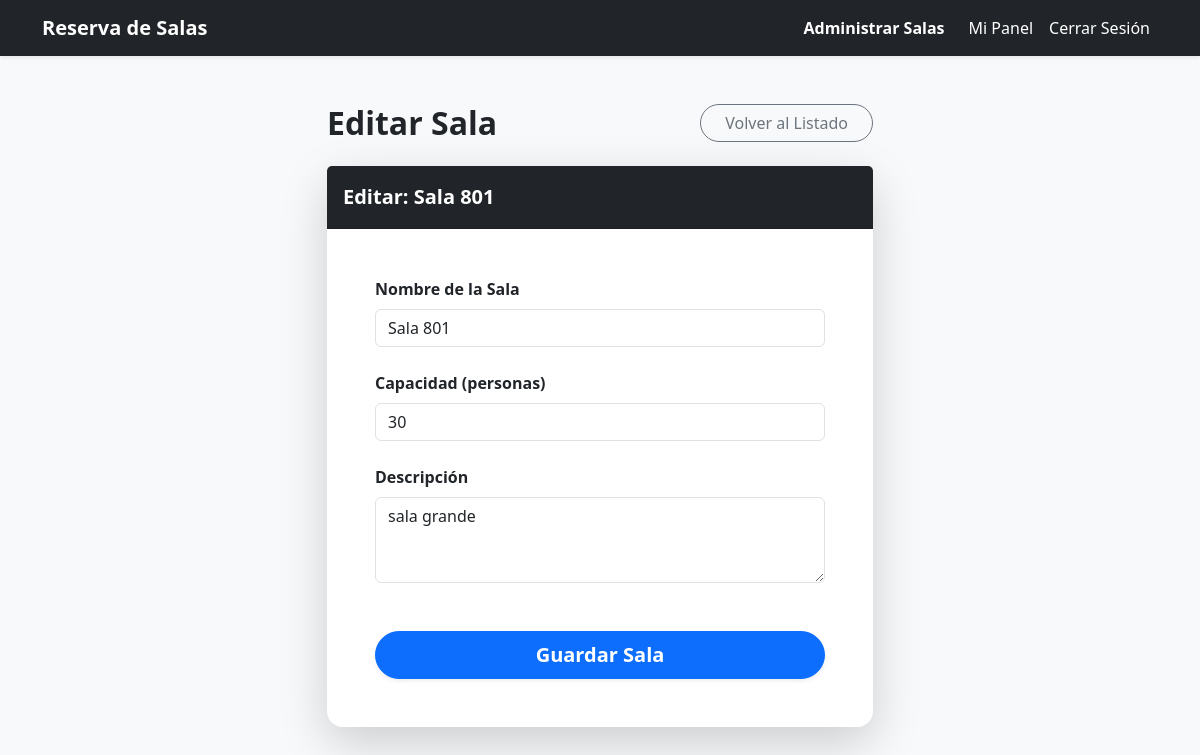
The page /salas/editar/1/ (signed in) on the database its author committed.
### reservas/models.py (models this page shows, shortened)
class Sala(models.Model):
    nombre = models.CharField(max_length=50)
    capacidad = models.IntegerField()
    descripcion = models.TextField(blank=True, null=True)

### reservas/views.py (the view)
    @login_required
    def _wrapped_view(request, *args, **kwargs):
        if not (request.user.is_staff or request.user.is_superuser):
            return HttpResponseForbidden("No tienes permisos de administrador para realizar esta acción.")
        return view_func(request, *args, **kwargs)

### reservas/forms.py
class SalaForm(forms.ModelForm):
    class Meta:
        model = Sala
        fields = ['nombre', 'capacidad', 'descripcion']
        widgets = {
            'nombre': forms.TextInput(attrs={'class': 'form-control', 'placeholder': 'Nombre de la sala'}),
            'capacidad': forms.NumberInput(attrs={'class': 'form-control', 'placeholder': 'Capacidad de personas', 'min': 1}),
            'descripcion': forms.Textarea(attrs={'class': 'form-control', 'rows': 3, 'placeholder': 'Descripción de la sala (opcional)'}),
        }
        labels = {
            'nombre': 'Nombre de la Sala',
            'capacidad': 'Capacidad (personas)',
            'descripcion': 'Descripción',
        }

### reservas/views.py (called while the page is built)
def admin_member_required(view_func):
    @login_required
    def _wrapped_view(request, *args, **kwargs):
        if not (request.user.is_staff or request.user.is_superuser):
            return HttpResponseForbidden("No tienes permisos de administrador para realizar esta acción.")
        return view_func(request, *args, **kwargs)
    return _wrapped_view

@admin_member_required
def sala_editar(request, sala_id):
    sala = get_object_or_404(Sala, id=sala_id)
    if request.method == 'POST':
        form = SalaForm(request.POST, instance=sala)
        if form.is_valid():
            form.save()
            return redirect('salas_admin_list')
    else:
        form = SalaForm(instance=sala)
    return render(request, 'reservas/sala_form.html', {'form': form, 'titulo': 'Editar Sala', 'sala': sala})

### templates/reservas/sala_form.html (shortened to what this page needs)
{% extends 'base.html' %}
{% block content %}
<div class="row justify-content-center mt-4 mb-5">
    <div class="col-md-8 col-lg-6">
        <div class="d-flex justify-content-between align-items-center mb-4">
            <h2 class="fw-bold m-0 text-dark">{{ titulo }}</h2>
            <a href="{% url 'salas_admin_list' %}" class="btn btn-outline-secondary rounded-pill px-4">Volver al Listado</a>
        </div>
        <div class="card shadow-lg border-0 rounded-4">
            <div class="card-header bg-dark text-white fw-bold py-3 fs-5">
                {% if sala %}Editar: {{ sala.nombre }}{% else %}Nueva Sala{% endif %}
            </div>
            <div class="card-body p-4 p-md-5">
                <form method="post">
                    <div class="row g-4">
                        <div class="col-12">
                            <label for="{{ form.nombre.id_for_label }}" class="form-label fw-bold text-dark">{{ form.nombre.label }}</label>
                            {{ form.nombre }}
                        </div>
                        <div class="col-12">
                            <label for="{{ form.capacidad.id_for_label }}" class="form-label fw-bold text-dark">{{ form.capacidad.label }}</label>
                            {{ form.capacidad }}
                        </div>
                        <div class="col-12">
                            <label for="{{ form.descripcion.id_for_label }}" class="form-label fw-bold text-dark">{{ form.descripcion.label }}</label>
                            {{ form.descripcion }}
                        </div>
                    </div>
                    <div class="d-grid mt-5">
                        <button type="submit" class="btn btn-primary btn-lg fw-bold rounded-pill shadow-sm">
                            Guardar Sala
                        </button>
                    </div>
                </form>
            </div>
        </div>
    </div>
</div>
{% endblock %}

### rows shown on the page
Sala: nombre "Sala 801", capacidad "30", descripcion "sala grande"

### other values the page prints
{{ titulo }} "Editar Sala"
